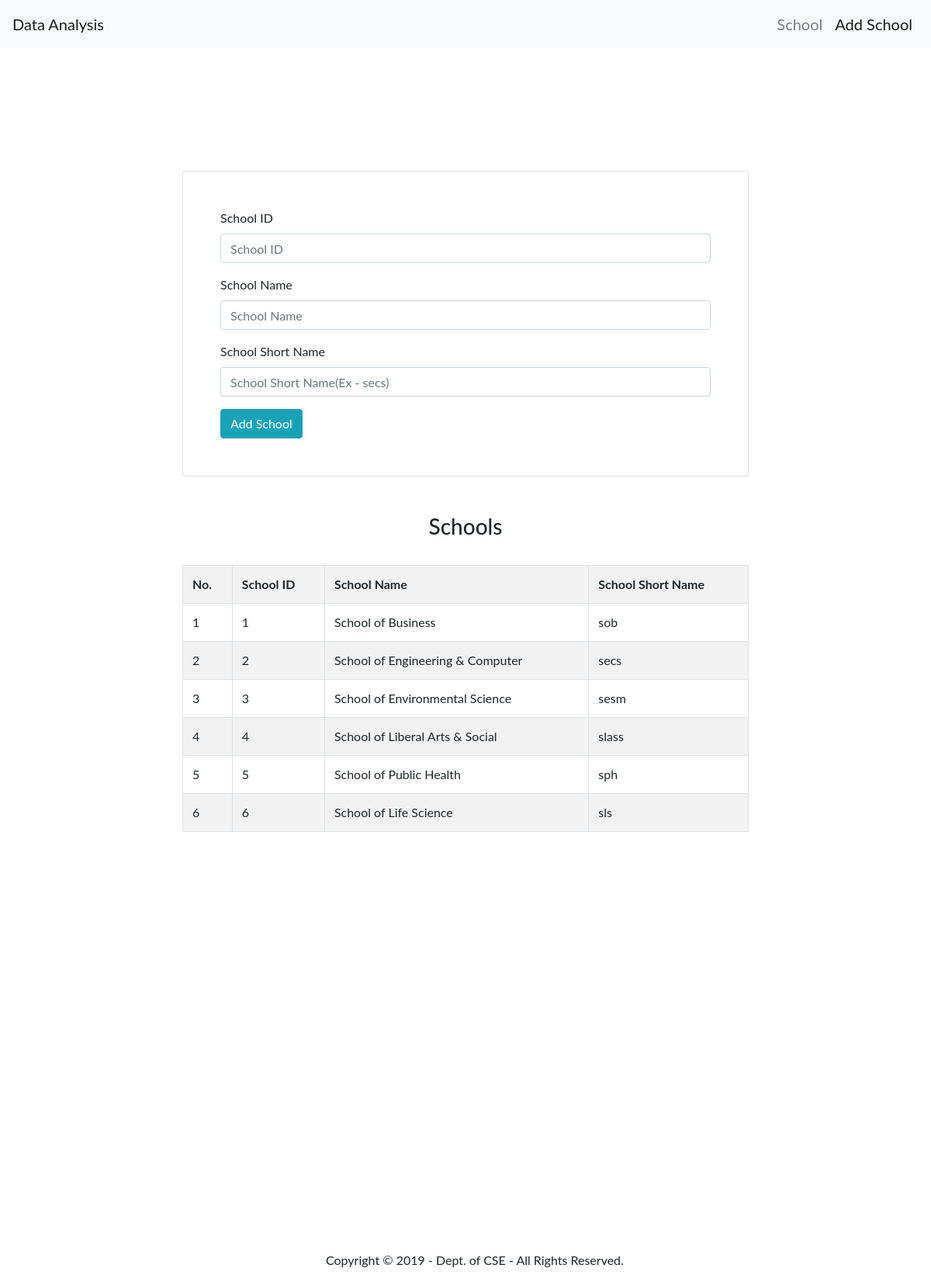
/addschool.php, run on the app's committed database.
### tables this page shows
CREATE TABLE `school` (
  `sid` int(11) NOT NULL,
  `sname` varchar(32) NOT NULL,
  `ssname` varchar(32) NOT NULL
);

### addschool.php (the view, shortened to what this page needs)
<?php
include_once 'dbConfig.php';
$query = "SELECT * FROM school";
$result = mysqli_query($con, $query);
$cnt=0;
?>
<!DOCTYPE html>
<html>
<head>
	<link rel="stylesheet" href="https://stackpath.bootstrapcdn.com/bootstrap/4.3.1/css/bootstrap.min.css">
	<link rel="stylesheet" type="text/css" href="./css/stylesheet.css">
</head>
<body>
	<div class="container-fluid">
		<nav class="navbar fixed-top navbar-expand-lg navbar-light bg-light">
		  <div class="collapse navbar-collapse" id="navbarTogglerDemo01">
			   <a class="navbar-brand" href="#" target="_blank">Data Analysis</a>
			    <ul class="navitem navbar-nav ml-auto mt-2 mt-lg-0">
			      <li class="nav-item ">
			        <a class="nav-link" href="school.php">School</span></a>
			      </li>
			      <li class="nav-item active">
			        <a class="nav-link" href="addschool.php" >Add School<span class="sr-only">(current)</a>
			      </li>
			    </ul>
		  </div>
		</nav>
		<div class="homcontainer1 container">
			<div class="row">
				<div class="col-lg-2 col-md-2 col-sm-2">
				</div>
				<div class="col-lg-8 col-md-8 col-sm-8">
					<div class="card myschoolcard px-5 py-5">
						<form method="POST" action="addschool.php">
						  <div class="form-group">
						    <label for="formGroupExampleInput">School ID</label>
						    <input type="text" class="form-control" name="sid" id="formGroupExampleInput" placeholder="School ID" required>
						  </div>
						  <div class="form-group">
						    <label for="formGroupExampleInput2">School Name</label>
						    <input type="text" class="form-control" name="sname"  id="formGroupExampleInput2" placeholder="School Name" required>
						  </div>
						  <div class="form-group">
						    <label for="formGroupExampleInput2">School Short Name</label>
						    <input type="text" class="form-control" name="ssname" id="formGroupExampleInput2" placeholder="School Short Name(Ex - secs)" required>
						  </div>
						   <button type="submit" name="insert" class="btn btn-info">Add School</button>
						</form>
					</div>
				</div>
				<div class="col-lg-2 col-md-2 col-sm-2">
				</div>
			</div>
		</div>
		<div class="container mt-5">
			<div class="row">
				<div class="col-lg-2 col-md-2 col-sm-2">
				</div>
				<div class="col-lg-8 col-md-8 col-sm-8">
					   <h3 align="center">Schools</h3>
					   <br />
					   <div class="table-responsive">
					    <table class="table table-bordered table-striped">
					     <tr>
					      <th>No.</th>
					      <th>School ID</th>
					      <th>School Name</th>
					      <th>School Short Name</th>
					     </tr>
					     <?php
					     while($row = mysqli_fetch_array($result))
					     {
					     	$cnt++;
					      echo '
					      <tr>
					       <td>'.$cnt.'</td>
					       <td>'.$row["sid"].'</td>
					       <td>'.$row["sname"].'</td>
					       <td>'.$row["ssname"].'</td>
					      </tr>
					      ';
					     }
					     ?>
					    </table>
					   </div>
				</div>
				<div class="col-lg-2 col-md-2 col-sm-2">
				</div>
			</div>
		</div>
	<footer>
		<div class="container-fluid">
			<div class="row ">
				<div class="col-4">
				</div>
				<div class="footercontent col-8">
					<p>Copyright © 2019 - Dept. of CSE - All Rights Reserved.</p>
				</div>
			</div>
		</div>
	</footer>
</body>
</html>

### stylesheet.css (style rules this page uses)
body { font-family: "Lato", sans-serif; }
a { color: #FFFF; font-size:20px; }
a:link { text-decoration: none; }
footer { margin-top: 32.75rem; }
.homcontainer1 { margin-top: 13.75rem !important; }
.myschoolcard { padding-left: 1.25rem ; }

### data on the page
school: sid "1", sname "School of Business", ssname "sob"
school: sid "2", sname "School of Engineering & Computer", ssname "secs"
school: sid "3", sname "School of Environmental Science", ssname "sesm"
school: sid "4", sname "School of Liberal Arts & Social", ssname "slass"
school: sid "5", sname "School of Public Health", ssname "sph"
school: sid "6", sname "School of Life Science", ssname "sls"
